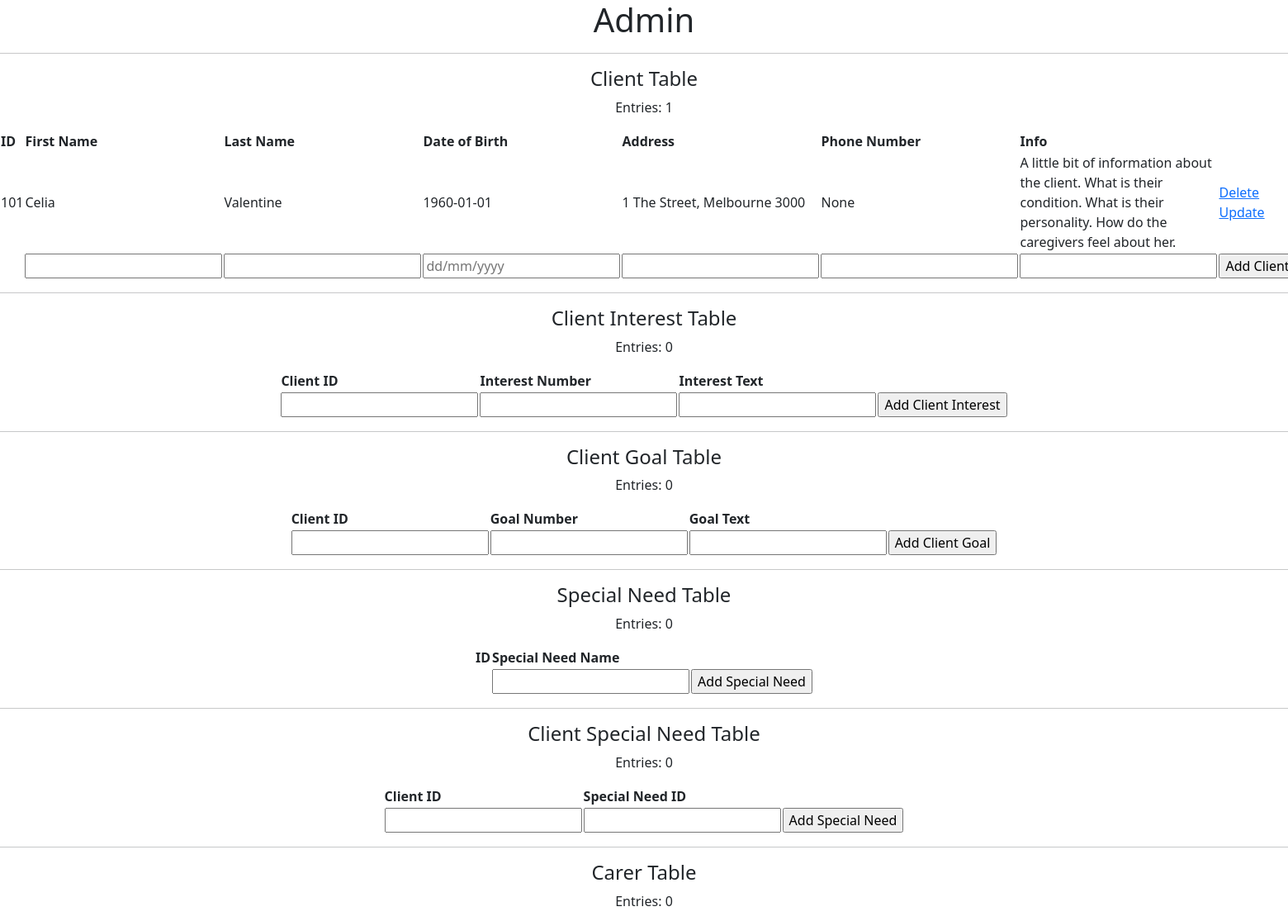
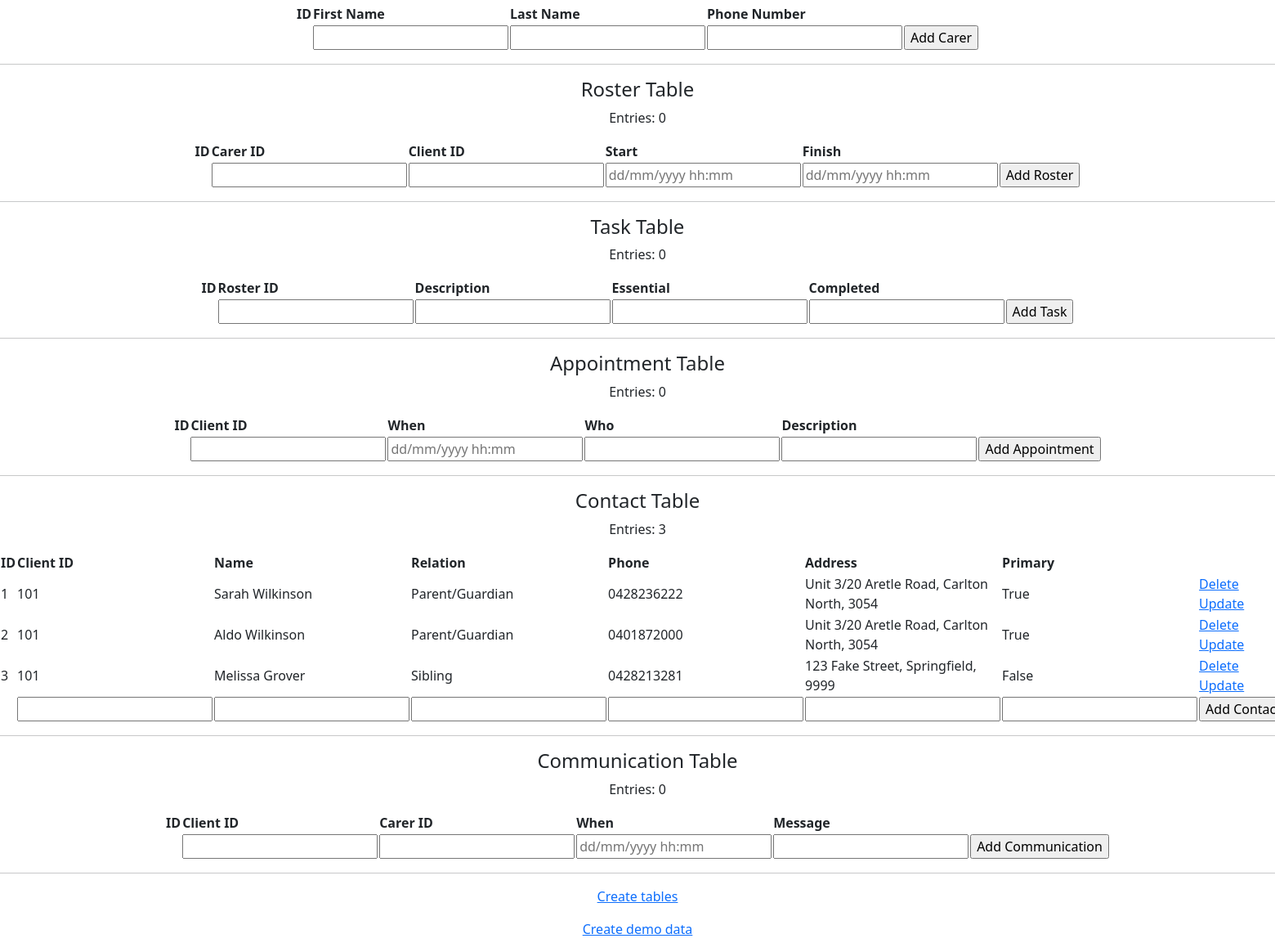
/admin, run on an earlier commit of the app's database (2 pictures, top to bottom).
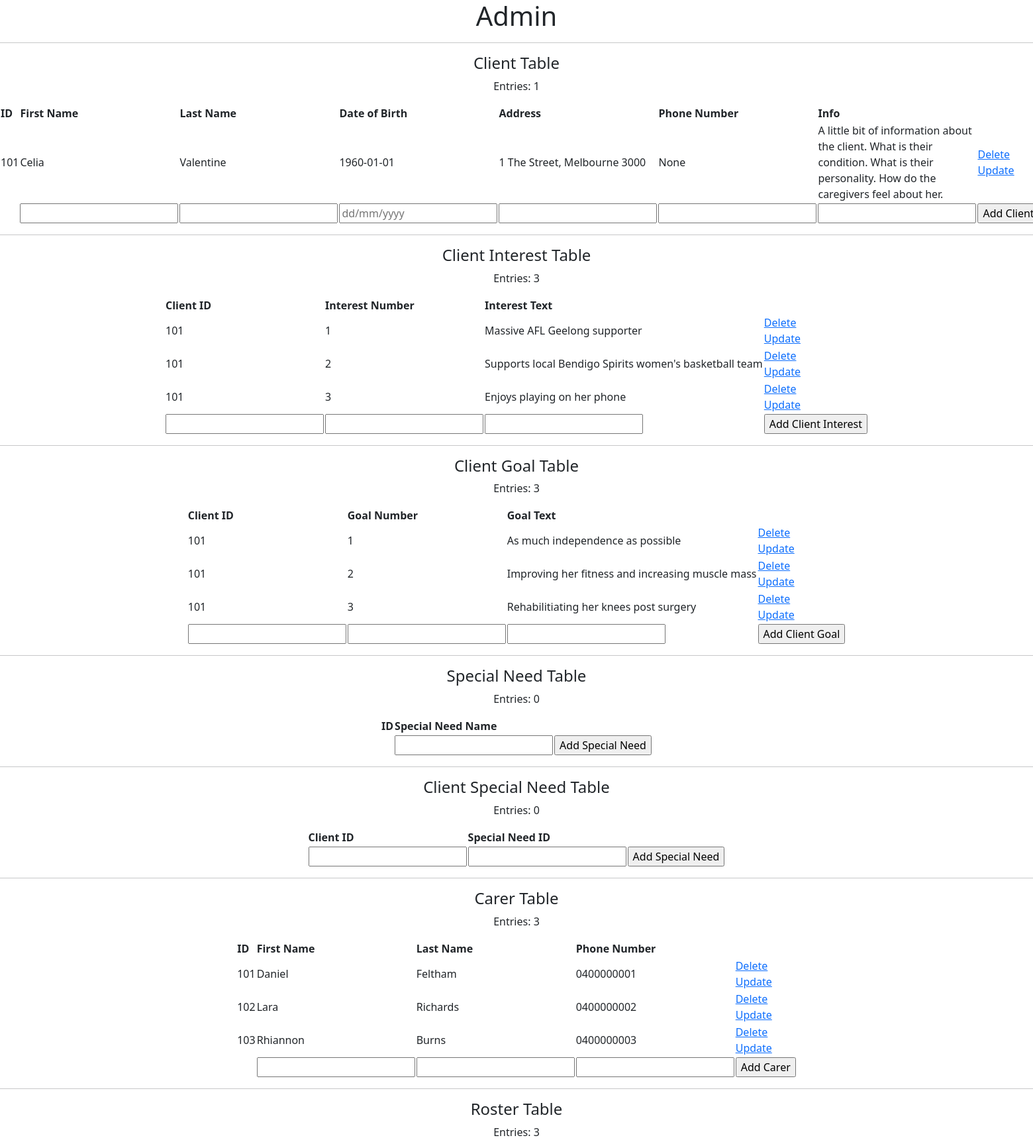
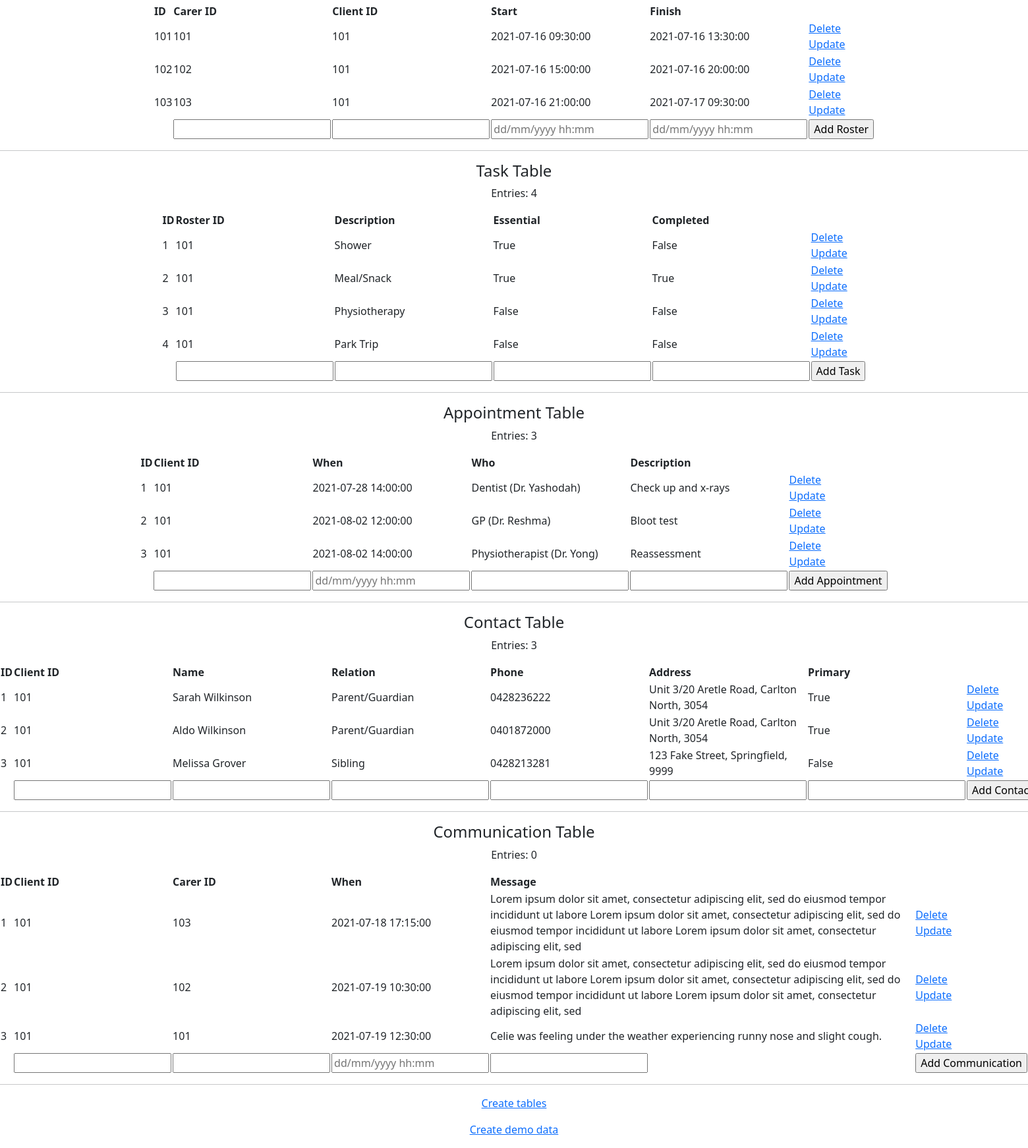
And on a later commit of the database (2 pictures, top to bottom).
### app.py (models this page shows, shortened)
class Client(db.Model):
    id = db.Column(db.Integer, primary_key=True)
    fname = db.Column(db.String(30), nullable=False)
    lname = db.Column(db.String(30), nullable=False)
    dob = db.Column(db.DateTime, nullable=False)
    address = db.Column(db.String(100), nullable=False)
    phone = db.Column(db.String(10), nullable=True)  # some client might not speak or speak the language so not always useful
    info = db.Column(db.String(500), nullable=False)  # free text

class Contact(db.Model):
    id = db.Column(db.Integer, primary_key=True)
    client_id = db.Column(db.Integer, nullable=False)
    name = db.Column(db.String(100), nullable=False)
    relation = db.Column(db.String(50), nullable=False)
    phone = db.Column(db.String(10), nullable=False)
    address = db.Column(db.String(100), nullable=False)
    primary = db.Column(db.Boolean, nullable=False)

class ClientInterest(db.Model):
    client_id = db.Column(db.Integer, primary_key=True)
    interest_num = db.Column(db.Integer, primary_key=True)  # is this how to do compound pk in Flask??
    interest_text = db.Column(db.String(100), nullable=False)

class ClientGoal(db.Model):
    client_id = db.Column(db.Integer, primary_key=True)
    goal_num = db.Column(db.Integer, primary_key=True)
    goal_text = db.Column(db.String(100), nullable=False)

class Carer(db.Model):
    id = db.Column(db.Integer, primary_key=True)
    fname = db.Column(db.String(30), nullable=False)
    lname = db.Column(db.String(30),nullable=False)
    phone = db.Column(db.String(10), nullable=False)

class Roster(db.Model):
    id = db.Column(db.Integer, primary_key=True)
    carer_id = db.Column(db.Integer, nullable=False)
    client_id = db.Column(db.Integer, nullable=False)
    start = db.Column(db.DateTime, nullable=False)
    finish = db.Column(db.DateTime, nullable=False)

class Task(db.Model):
    id = db.Column(db.Integer, primary_key=True)
    roster_id = db.Column(db.Integer, nullable=False)
    description = db.Column(db.String(100), nullable=False)
    essential = db.Column(db.Boolean, nullable=False)
    completed = db.Column(db.Boolean, nullable=False)

class Appointment(db.Model):
    id = db.Column(db.Integer, primary_key=True)
    client_id = db.Column(db.Integer, nullable=False)
    when = db.Column(db.DateTime, nullable=False)
    who = db.Column(db.String(50), nullable=False)
    description = db.Column(db.String(200), nullable=False)

class Communication(db.Model):
    id = db.Column(db.Integer, primary_key=True)
    client_id = db.Column(db.Integer, nullable=False)
    carer_id = db.Column(db.Integer, nullable=False)
    when = db.Column(db.DateTime, nullable=False)
    message = db.Column(db.String(500), nullable=False)

### app.py (the view)
@app.route('/admin', methods=['GET'])
def admin():
    clients = Client.query.order_by(Client.id).all()
    client_interests = ClientInterest.query.order_by(ClientInterest.client_id).all()
    client_goals = ClientGoal.query.order_by(ClientGoal.client_id).all()
    special_needs = SpecialNeed.query.order_by(SpecialNeed.id).all()
    client_special_needs = ClientSpecialNeed.query.order_by(ClientSpecialNeed.sn_id).all()
    carers = Carer.query.order_by(Carer.id).all()
    rosters = Roster.query.order_by(Roster.id).all()
    tasks = Task.query.order_by(Task.id).all()
    appointments = Appointment.query.order_by(Appointment.id).all()
    contacts = Contact.query.order_by(Contact.id).all()
    communications = Communication.query.order_by(Communication.id).all()
    return render_template('admin.html', clients=clients, client_interests=client_interests,
            client_goals=client_goals, special_needs=special_needs, client_special_needs=client_special_needs,
            carers=carers, rosters=rosters, tasks=tasks, appointments=appointments, contacts=contacts,
            communications=communications)

### templates/admin.html (shortened to what the changed rows need)
{% extends 'base.html' %}
{% block body %}
<div class="content" align="center">
    <h1 style="text-align: center">Admin</h1>
    <hr>
    <h4 id="client">Client Table</h4>
    <p>Entries: {{ clients|length }}</p>
    <table>
        <tr>
            <th>ID</th>
            <th>First Name</th>
            <th>Last Name</th>
            <th>Date of Birth</th>
            <th>Address</th>
            <th>Phone Number</th>
            <th>Info</th>
        </tr>
        {% for client in clients %}
            <tr>
                <td>
                    {{ client.id }}
                </td>
                <td>
                    {{ client.fname }}
                </td>
                <td>
                    {{ client.lname }}
                </td>
                <td>
                    {{ client.dob.date() }}
                </td>
                <td>
                    {{ client.address }}
                </td>
                <td>
                    {{ client.phone }}
                </td>
                <td>
                    {{ client.info }}
                </td>
                <td>
                    <a href="/admin/delete-client/{{ client.id }}">Delete</a>
                    <br>
                    <a href="/admin/update-client/{{ client.id }}">Update</a>
                </td>
            </tr>
        {% endfor %}
        <tr>
        </tr>
    </table>
    <hr>
    <h4 id="client_interest">Client Interest Table</h4>
    <p>Entries: {{ client_interests|length }}</p>
    <table>
        <tr>
            <th>Client ID</th>
            <th>Interest Number</th>
            <th>Interest Text</th>
        </tr>
        {% for client_interest in client_interests %}
            <tr>
                <td>
                    {{ client_interest.client_id }}
                </td>
                <td>
                    {{ client_interest.interest_num }}
                </td>
                <td>
                    {{ client_interest.interest_text }}
                </td>
                <td>
                    <a href="/admin/delete-client_interest/{{ client_interest.client_id }}-{{ client_interest.interest_num }}">Delete</a>
                    <br>
                    <a href="/admin/update-client_interest/{{ client_interest.client_id }}-{{ client_interest.interest_num }}">Update</a>
                </td>
            </tr>
        {% endfor %}
        <tr>
        </tr>
    </table>
    <hr>
    <h4 id="client_goal">Client Goal Table</h4>
    <p>Entries: {{ client_goals|length }}</p>
    <table>
        <tr>
            <th>Client ID</th>
            <th>Goal Number</th>
            <th>Goal Text</th>
        </tr>
        {% for client_goal in client_goals %}
            <tr>
                <td>
                    {{ client_goal.client_id }}
                </td>
                <td>
                    {{ client_goal.goal_num }}
                </td>
                <td>
                    {{ client_goal.goal_text }}
                </td>
                <td>
                    <a href="/admin/delete-client_goal/{{ client_goal.client_id }}-{{ client_goal.goal_num}}">Delete</a>
                    <br>
                    <a href="/admin/update-client_goal/{{ client_goal.client_id }}-{{ client_goal.goal_num }}">Update</a>
                </td>
            </tr>
        {% endfor %}
        <tr>
        </tr>
    </table>
    <hr>
    <h4 id="special_need">Special Need Table</h4>
    <p>Entries: {{ special_needs|length }}</p>
    <table>
        <tr>
            <th>ID</th>
            <th>Special Need Name</th>
        </tr>
        <tr>
        </tr>
    </table>
    <hr>
    <h4 id="client_special_need">Client Special Need Table</h4>
    <p>Entries: {{ client_special_needs|length }}</p>
    <table>
        <tr>
            <th>Client ID</th>
            <th>Special Need ID</th>
        </tr>
        <tr>
        </tr>
    </table>
    <hr>
    <h4 id="carer" style="text-align: center">Carer Table</h4>
    <p>Entries: {{ carers|length }}</p>
    <table>
        <tr>
            <th>ID</th>
            <th>First Name</th>
            <th>Last Name</th>
            <th>Phone Number</th>
        </tr>
        {% for carer in carers %}
            <tr>
                <td>
                    {{ carer.id }}
                </td>
                <td>
                    {{ carer.fname }}
                </td>
                <td>
                    {{ carer.lname }}
                </td>
                <td>
                    {{ carer.phone }}
                </td>
                <td>
                    <a href="/admin/delete-carer/{{ carer.id }}">Delete</a>
                    <br>
                    <a href="/admin/update-carer/{{ carer.id }}">Update</a>
                </td>
            </tr>
        {% endfor %}
        <tr>
        </tr>
    </table>
    <hr>
    <h4 id="roster" style="text-align: center">Roster Table</h4>
    <p>Entries: {{ rosters|length }}</p>
    <table>
        <tr>
            <th>ID</th>
            <th>Carer ID</th>
            <th>Client ID</th>
            <th>Start</th>
            <th>Finish</th>
        </tr>
        {% for roster in rosters %}
            <tr>
                <td>
                    {{ roster.id }}
                </td>
                <td>
                    {{ roster.carer_id }}
                </td>
                <td>
                    {{ roster.client_id }}
                </td>
                <td>
                    {{ roster.start }}
                </td>
                <td>
                    {{ roster.finish }}
                </td>
                <td>
                    <a href="/admin/delete-roster/{{ roster.id }}">Delete</a>
                    <br>
                    <a href="/admin/update-roster/{{ roster.id }}">Update</a>
                </td>
            </tr>
        {% endfor %}
        <tr>
        </tr>
    </table>
    <hr>
    <h4 id="task">Task Table</h4>
    <p>Entries: {{ tasks|length }}</p>
    <table>
        <tr>
            <th>ID</th>
            <th>Roster ID</th>
            <th>Description</th>
            <th>Essential</th>
            <th>Completed</th>
        </tr>
        {% for task in tasks %}
            <tr>
                <td>
                    {{ task.id }}
                </td>
                <td>
                    {{ task.roster_id }}
                </td>
                <td>
                    {{ task.description }}
                </td>
                <td>
                    {{ task.essential }}
                </td>
                <td>
                    {{ task.completed }}
                </td>
                <td>
                    <a href="/admin/delete-task/{{ task.id }}">Delete</a>
                    <br>
                    <a href="/admin/update-task/{{ task.id }}">Update</a>
                </td>
            </tr>
        {% endfor %}
        <tr>
        </tr>
    </table>
    <hr>
    <h4 id="appointment">Appointment Table</h4>
    <p>Entries: {{ appointments|length }}</p>
    <table>
        <tr>
            <th>ID</th>
            <th>Client ID</th>
            <th>When</th>
            <th>Who</th>
            <th>Description</th>
        </tr>
        {% for appointment in appointments %}
            <tr>
                <td>
                    {{ appointment.id }}
                </td>
                <td>
                    {{ appointment.client_id }}
                </td>
                <td>
                    {{ appointment.when }}
                </td>
                <td>
                    {{ appointment.who }}
                </td>
                <td>
                    {{ appointment.description }}
                </td>
                <td>
                    <a href="/admin/delete-appointment/{{ appointment.id }}">Delete</a>
                    <br>
                    <a href="/admin/update-appointment/{{ appointment.id }}">Update</a>
                </td>
            </tr>
        {% endfor %}
        <tr>
        </tr>
    </table>
    <hr>
    <h4 id="contact">Contact Table</h4>
    <p>Entries: {{ contacts|length }}</p>
    <table>
        <tr>
            <th>ID</th>
            <th>Client ID</th>
            <th>Name</th>
            <th>Relation</th>
            <th>Phone</th>
            <th>Address</th>
            <th>Primary</th>
        </tr>
        {% for contact in contacts %}
            <tr>
                <td>
                    {{ contact.id }}
                </td>
                <td>
                    {{ contact.client_id }}
                </td>
                <td>
                    {{ contact.name }}
                </td>
                <td>
                    {{ contact.relation }}
                </td>
                <td>
                    {{ contact.phone }}
                </td>
                <td>
                    {{ contact.address }}
                </td>
                <td>
                    {{ contact.primary }}
                </td>
                <td>
                    <a href="/admin/delete-contact/{{ contact.id }}">Delete</a>
                    <br>
                    <a href="/admin/update-contact/{{ contact.id }}">Update</a>
                </td>
            </tr>
        {% endfor %}
        <tr>
        </tr>
    </table>
    <hr>
    <h4 id="communication">Communication Table</h4>
    <p>Entries: {{ commincations|length }}</p>
    <table>
        <tr>
            <th>ID</th>
            <th>Client ID</th>
            <th>Carer ID</th>
            <th>When</th>
            <th>Message</th>
        </tr>
        {% for communication in communications %}
            <tr>
                <td>
                    {{ communication.id }}
                </td>
                <td>
                    {{ communication.client_id }}
                </td>
                <td>
                    {{ communication.carer_id }}
                </td>
                <td>
                    {{ communication.when }}
                </td>
                <td>
                    {{ communication.message }}
                </td>
                <td>
                    <a href="/admin/delete-communication/{{ communication.id }}">Delete</a>
                    <br>
                    <a href="/admin/update-communication/{{ communication.id }}">Update</a>
                </td>
            </tr>
        {% endfor %}
        <tr>
        </tr>
    </table>
    <hr>
    <p align=center>
        <a href="/admin/create_tables">Create tables</a>
    </p>
    <p align=center>
        <a href="/admin/create_demo_data">Create demo data</a>
    </p>
</div>
{% endblock %}

What changed in the data, as far as the page shows it:
added ClientInterest: client_id "101", interest_num "1", interest_text "Massive AFL Geelong supporter"
added ClientInterest: client_id "101", interest_num "2", interest_text "Supports local Bendigo Spirits women's basketball team"
added ClientInterest: client_id "101", interest_num "3", interest_text "Enjoys playing on her phone"
added ClientGoal: client_id "101", goal_num "1", goal_text "As much independence as possible"
added ClientGoal: client_id "101", goal_num "2", goal_text "Improving her fitness and increasing muscle mass"
added ClientGoal: client_id "101", goal_num "3", goal_text "Rehabilitiating her knees post surgery"
added Carer: id "101", fname "Daniel", lname "Feltham", phone "0400000001"
added Carer: id "102", fname "Lara", lname "Richards", phone "0400000002"
added Carer: id "103", fname "Rhiannon", lname "Burns", phone "0400000003"
added Roster: id "101", carer_id "101", client_id "101", start "2021-07-16 09:30:00", finish "2021-07-16 13:30:00"
added Roster: id "102", carer_id "102", client_id "101", start "2021-07-16 15:00:00", finish "2021-07-16 20:00:00"
added Roster: id "103", carer_id "103", client_id "101", start "2021-07-16 21:00:00", finish "2021-07-17 09:30:00"
added Task: id "1", roster_id "101", description "Shower", essential "True", completed "False"
added Task: id "2", roster_id "101", description "Meal/Snack", essential "True", completed "True"
added Task: id "3", roster_id "101", description "Physiotherapy", essential "False", completed "False"
added Task: id "4", roster_id "101", description "Park Trip", essential "False", completed "False"
added Appointment: id "1", client_id "101", when "2021-07-28 14:00:00", who "Dentist (Dr. Yashodah)", description "Check up and x-rays"
added Appointment: id "2", client_id "101", when "2021-08-02 12:00:00", who "GP (Dr. Reshma)", description "Bloot test"
added Appointment: id "3", client_id "101", when "2021-08-02 14:00:00", who "Physiotherapist (Dr. Yong)", description "Reassessment"
added Communication: id "1", client_id "101", carer_id "103", when "2021-07-18 17:15:00", message "Lorem ipsum dolor sit amet, consectetur adipiscing elit, sed do eiusmod tempor incididunt ut labore Lorem ipsum dolor sit amet, consectetur adipiscing elit, sed do eiusmod tempor incididunt ut labore Lorem ipsum dolor sit amet, consectetur adipiscing elit, sed"
added Communication: id "2", client_id "101", carer_id "102", when "2021-07-19 10:30:00", message "Lorem ipsum dolor sit amet, consectetur adipiscing elit, sed do eiusmod tempor incididunt ut labore Lorem ipsum dolor sit amet, consectetur adipiscing elit, sed do eiusmod tempor incididunt ut labore Lorem ipsum dolor sit amet, consectetur adipiscing elit, sed"
added Communication: id "3", client_id "101", carer_id "101", when "2021-07-19 12:30:00", message "Celie was feeling under the weather experiencing runny nose and slight cough."
Also different on the page:
{{ client_interests|length }}: "0" → "3"
{{ client_goals|length }}: "0" → "3"
{{ carers|length }}: "0" → "3"
{{ rosters|length }}: "0" → "3"
{{ tasks|length }}: "0" → "4"
{{ appointments|length }}: "0" → "3"
